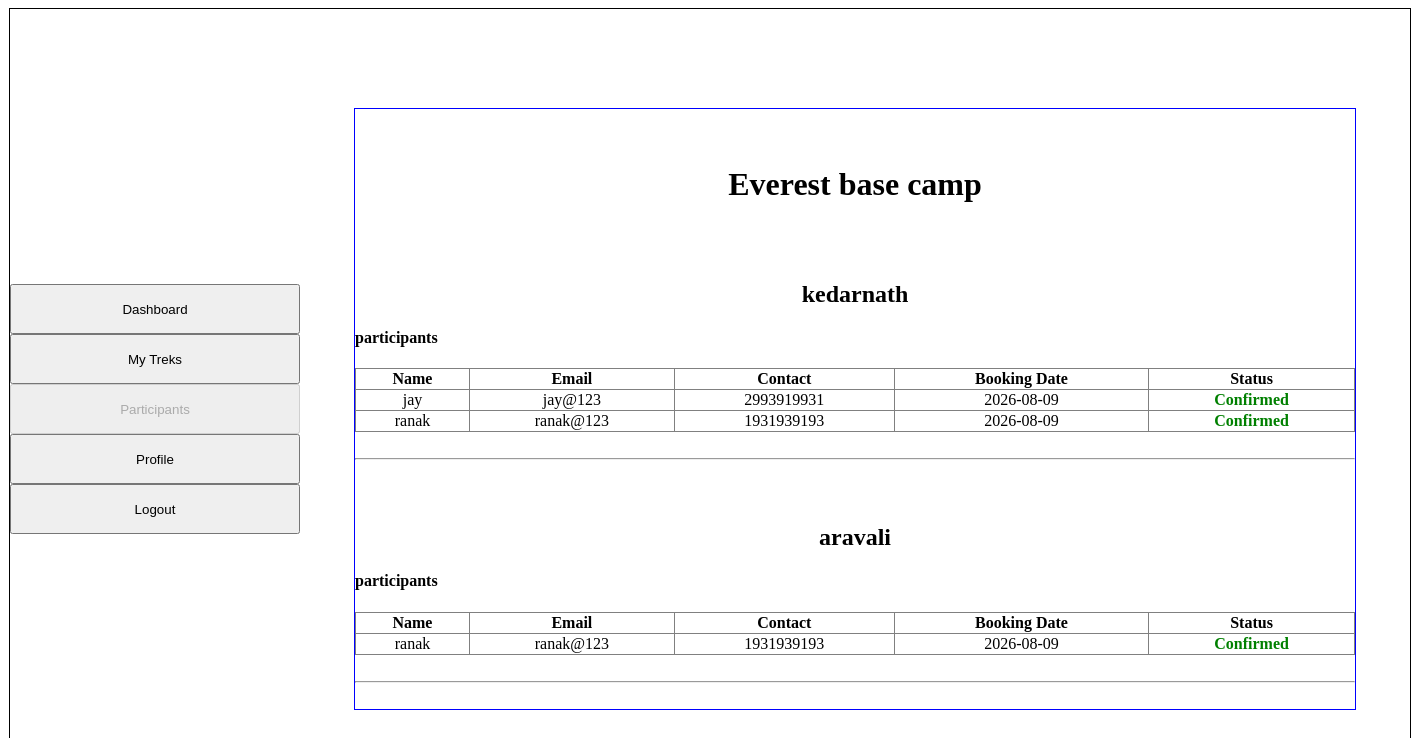
Page /participants (signed in) on the committed database.
### models.py (models this page shows)
class Trek(db.Model):
    __tablename__ = "treks"
    trek_id = db.Column(db.Integer, primary_key=True)
    trek_name = db.Column(db.String(200), nullable=False)
    location = db.Column(db.String(100), nullable=False)
    difficulty = db.Column(db.String(50), nullable=False)
    duration = db.Column(db.String(50), nullable=False)
    start_date = db.Column(db.Date, nullable=False)
    end_date = db.Column(db.Date, nullable=False)
    total_slots = db.Column(db.Integer, nullable=False)
    available_slots = db.Column(db.Integer, nullable=False)
    status = db.Column(db.String(20), nullable=False)
    description = db.Column(db.String(500), nullable=False)
    assigned_staff_id = db.Column(db.Integer, db.ForeignKey("users.user_id"), nullable=True)
    bookings = db.relationship("Booking", cascade="all,delete", backref="trek")

class Booking(db.Model):
    __tablename__ = "bookings"
    booking_id = db.Column(db.Integer, primary_key=True)
    user_id = db.Column(db.Integer, db.ForeignKey("users.user_id"), nullable=False)
    trek_id = db.Column(db.Integer, db.ForeignKey("treks.trek_id"), nullable=False)
    booking_date = db.Column(db.Date, nullable=False)
    status = db.Column(db.String(20), nullable=False)

class User(db.Model):
    __tablename__ = "users"
    user_id = db.Column(db.Integer, primary_key=True)
    full_name = db.Column(db.String(100), nullable=False)
    email = db.Column(db.String(120), unique=True, nullable=False)
    password = db.Column(db.String(200), nullable=False)
    phone = db.Column(db.String(15), nullable=False)
    role = db.Column(db.String(50), nullable=False)
    status = db.Column(db.String(20), nullable=False)
    bookings = db.relationship("Booking", cascade="all,delete", backref="user")

### app.py (the view)
@app.route('/participants')
def staff_participants():
    if session.get('role') != "1":
        return redirect(url_for('login'))
    current_staff_id = session.get('user_id')
    my_treks = db.session.query(Trek).filter(Trek.assigned_staff_id == current_staff_id).all()
    trek_ids = [t.trek_id for t in my_treks]
    if trek_ids:
        participants_data = db.session.query(Booking, User)\
            .join(User, Booking.user_id == User.user_id)\
            .filter(Booking.trek_id.in_(trek_ids)).all()
    else:
        participants_data = []
    return render_template("participants.html", treks=my_treks, participants=participants_data)

### templates/participants.html (shortened to what this page needs)
{% extends "base.html" %}
{% block sidebar %}
<a href="/staff_dashboard"><input type="button" value="Dashboard" style="width: 290px; height: 50px; margin: 0 auto;"></a><br>
<a href="/staff_trek_manage"><input type="button" value="My Treks" style="width: 290px; height: 50px; margin: 0 auto;"></a><br>
<a href="/participants"><input type="button" value="Participants" style="width: 290px; height: 50px; margin: 0 auto;" disabled></a><br>
<a href="/profile_staff"><input type="button" value="Profile" style="width: 290px; height: 50px; margin: 0 auto;"></a><br>
<a href="/logout"><input type="button" value="Logout" style="width: 290px; height: 50px; margin: 0 auto;"></a>
{% endblock %}
{% block content %}
<div style="text-align: center;">
<h1>Everest base camp</h1>
</div>
<div>
<div class="usr-dash" style="text-align: center;">
    {% for trek in treks %}
        <br><br>
        <h2>{{ trek.trek_name }}</h2>
        <h4 style="text-align: left;">participants</h4>
        <table border="1" style="border-collapse: collapse; width: 100%; text-align: center;">
            <tr>
                <th>Name</th>
                <th>Email</th>
                <th>Contact</th>
                <th>Booking Date</th>
                <th>Status</th>
            </tr>
            {% for b, u in participants %}
                {% if b.trek_id == trek.trek_id %}
                <tr>
                    <td>{{ u.full_name }}</td>
                    <td>{{ u.email }}</td>
                    <td>{{ u.phone }}</td>
                    <td>{{ b.booking_date }}</td>
                    <td style="color: green; font-weight: bold;">{{ b.status }}</td>
                </tr>
                {% endif %}
            {% endfor %}
        </table>
        <br><hr>
    {% endfor %}
</div></div>
{% endblock %}

### rows in the picture
Trek: trek_name "kedarnath"
Booking: full_name "jay", email "jay@123", phone "2993919931", booking_date "2026-08-09", status "Confirmed"
Booking: full_name "ranak", email "ranak@123", phone "1931939193", booking_date "2026-08-09", status "Confirmed"
Trek: trek_name "aravali"
Booking: full_name "ranak", email "ranak@123", phone "1931939193", booking_date "2026-08-09", status "Confirmed"
